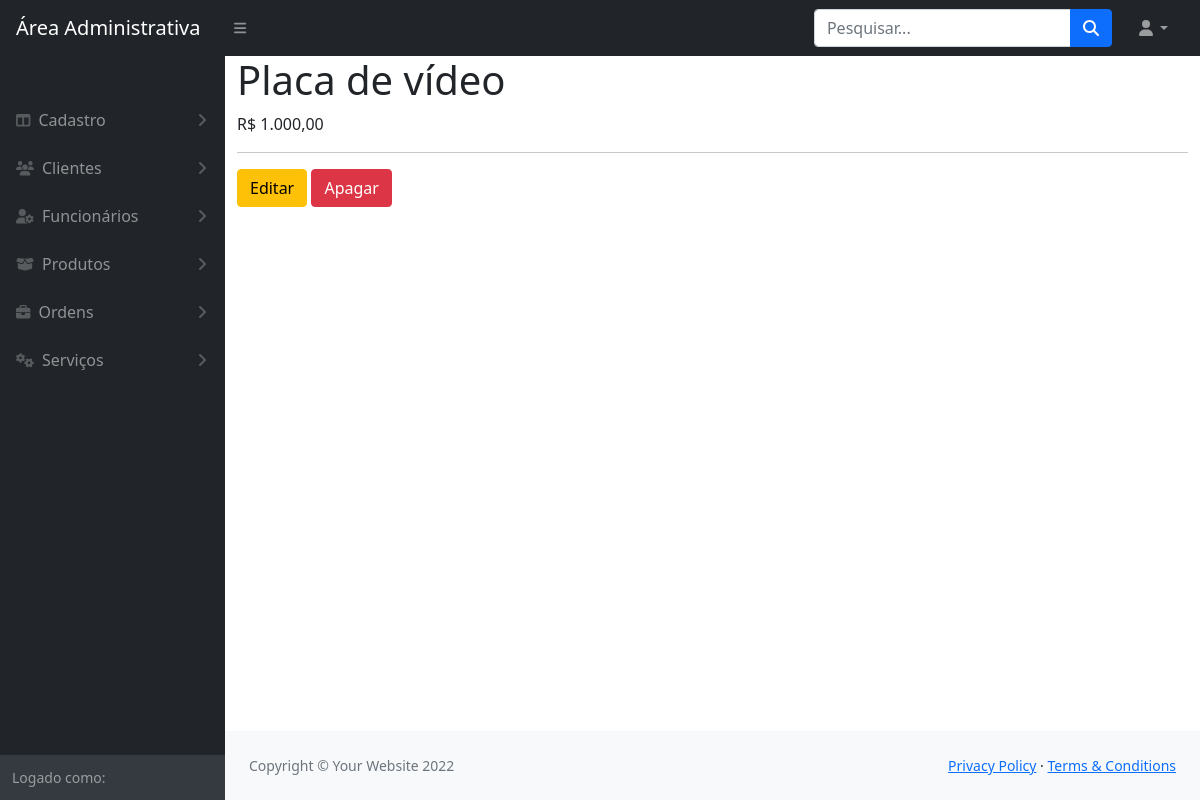
The page /modulos/produtos/visualizar.php?id=1 on the database as committed earlier.
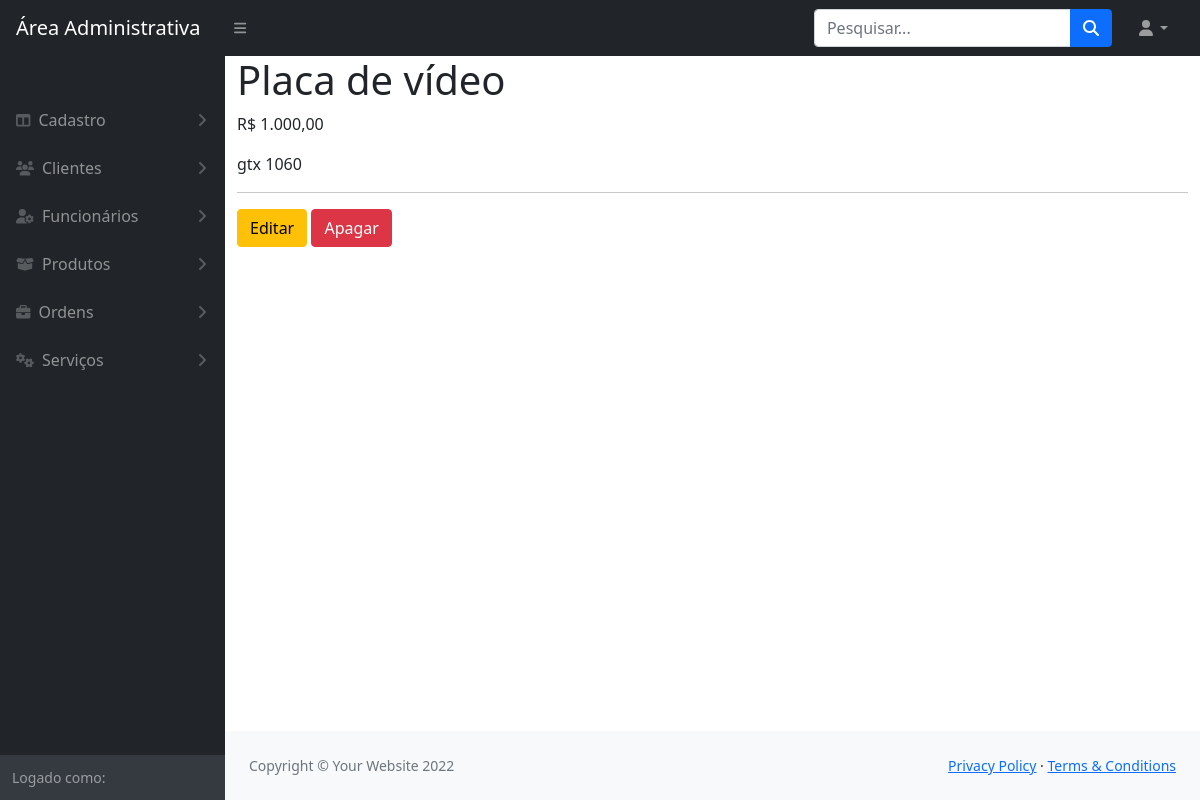
The same page on the database as committed later.
### tables this page shows
CREATE TABLE `produto` (
  `IDPRO` int(11) NOT NULL,
  `nomePRO` varchar(105) NOT NULL,
  `valorPRO` bigint(20) NOT NULL,
  `descricao` text NOT NULL
);

### config.php (called while the page is built, shortened)
<?php
    include_once path('funcoes/conexao.php');
    function links($file)
    {
        return ROOT_PATH . $file;
    }
    function path($file)
    {
        return ROOT_DIR . '/' . $file;
    }

### funcoes/conexao.php (called while the page is built, shortened)
<?php
    function retornaDado($sql)
    {
        $pdo = $GLOBALS['conexaoBanco'];
        $resultado = $pdo->query($sql);
        return $resultado->fetch();
    }
?>

### modulos/produtos/visualizar.php (the view, shortened to what this page needs)
<?php
    include_once '../../config.php';
    if(empty($_GET['id'])){
        header('Location: index.php');
        exit;
    }else{
        $id = $_GET['id'];
    }
    $sql = "SELECT * FROM produto WHERE IDPRO = $id";
    $produto = retornaDado($sql);
?>
<!DOCTYPE html>
<html lang="en">
    <?php include_once path('template/head.php') ?>
    <body class="sb-nav-fixed">
        <?php include_once path('template/navbar.php') ?>
        <div id="layoutSidenav">
            <?php include_once path('template/sidebar.php') ?>
            <div id="layoutSidenav_content">
                <main class="container">
                    <h1><?= $produto['nomePRO'] ?></h1>
                    <p>R$ <?= number_format($produto['valorPRO'], 2, ',', '.') ?></p>
                    <p><?= $produto['descricao'] ?></p>
                    <hr>
                    <a href="editar.php?id=<?= $produto['IDPRO'] ?>" class="btn btn-warning">Editar</a>
                    <a onclick="return confirm('Deseja realmente apagar o produto?')" href="apagar.php?id=<?= $produto['IDPRO'] ?>" class="btn btn-danger">Apagar</a>
                </main>
                <?php include_once path('template/footer.php') ?>
            </div>
        </div>
    </body>
</html>

### template/head.php (shortened to what this page needs)
<head>
    <link href="<?= links('css/styles.css') ?>" rel="stylesheet" />
</head>

### template/navbar.php (shortened to what this page needs)
<nav class="sb-topnav navbar navbar-expand navbar-dark bg-dark">
    <a class="navbar-brand ps-3" href="#!">Área Administrativa</a>
    <button class="btn btn-link btn-sm order-1 order-lg-0 me-4 me-lg-0" id="sidebarToggle" href="#!"><i class="fas fa-bars"></i></button>
    <form class="d-none d-md-inline-block form-inline ms-auto me-0 me-md-3 my-2 my-md-0">
        <div class="input-group">
            <input class="form-control" type="text" placeholder="Pesquisar..." aria-label="Search for..." aria-describedby="btnNavbarSearch" />
            <button class="btn btn-primary" id="btnNavbarSearch" type="button"><i class="fas fa-search"></i></button>
        </div>
    </form>
    <ul class="navbar-nav ms-auto ms-md-0 me-3 me-lg-4">
        <li class="nav-item dropdown">
            <a class="nav-link dropdown-toggle" id="navbarDropdown" href="#" role="button" data-bs-toggle="dropdown" aria-expanded="false"><i class="fas fa-user fa-fw"></i></a>
        </li>
    </ul>
</nav>

### template/sidebar.php (shortened to what this page needs)
<div id="layoutSidenav_nav">
    <nav class="sb-sidenav accordion sb-sidenav-dark" id="sidenavAccordion">
        <div class="sb-sidenav-menu">
            <div class="nav">
                <div class="sb-sidenav-menu-heading"></div>
                <a class="nav-link collapsed" href="#" data-bs-toggle="collapse" data-bs-target="#collapseLayouts" aria-expanded="false" aria-controls="collapseLayouts">
                    <div class="sb-nav-link-icon"><i class="fas fa-columns"></i></div>
                    Cadastro
                    <div class="sb-sidenav-collapse-arrow"><i class="fas fa-angle-down"></i></div>
                </a>
                <a class="nav-link collapsed" href="#" data-bs-toggle="collapse" data-bs-target="#collapseClientes" aria-expanded="false" aria-controls="collapseClientes">
                    <div class="sb-nav-link-icon"><i class="fa-solid fa-users"></i></div>
                        Clientes
                    <div class="sb-sidenav-collapse-arrow"><i class="fas fa-angle-down"></i></div>
                </a>
                <a class="nav-link collapsed" href="#" data-bs-toggle="collapse" data-bs-target="#collapseFuncionario" aria-expanded="false" aria-controls="collapseClientes">
                    <div class="sb-nav-link-icon"><i class="fa-solid fa-user-gear"></i></div>
                        Funcionários
                    <div class="sb-sidenav-collapse-arrow"><i class="fas fa-angle-down"></i></div>
                </a>
                <a class="nav-link collapsed" href="#" data-bs-toggle="collapse" data-bs-target="#collapseProdutos" aria-expanded="false" aria-controls="collapseClientes">
                    <div class="sb-nav-link-icon"><i class="fa-solid fa-box-open"></i></div>
                        Produtos
                    <div class="sb-sidenav-collapse-arrow"><i class="fas fa-angle-down"></i></div>
                </a>
                <a class="nav-link collapsed" href="#" data-bs-toggle="collapse" data-bs-target="#collapseOrdens" aria-expanded="false" aria-controls="collapseClientes">
                    <div class="sb-nav-link-icon"><i class="fa-solid fa-briefcase"></i></div>
                        Ordens
                    <div class="sb-sidenav-collapse-arrow"><i class="fas fa-angle-down"></i></div>
                </a>
                <a class="nav-link collapsed" href="#" data-bs-toggle="collapse" data-bs-target="#collapseServicos" aria-expanded="false" aria-controls="collapseServicos">
                    <div class="sb-nav-link-icon"><i class="fa-solid fa-gears"></i></div>
                        Serviços
                    <div class="sb-sidenav-collapse-arrow"><i class="fas fa-angle-down"></i></div>
                </a>
            </div>
        </div>
        <div class="sb-sidenav-footer">
            <div class="small">Logado como:</div>
        </div>
    </nav>
</div>

### template/footer.php
<footer class="py-4 bg-light mt-auto">
    <div class="container-fluid px-4">
        <div class="d-flex align-items-center justify-content-between small">
            <div class="text-muted">Copyright &copy; Your Website 2022</div>
            <div>
                <a href="#">Privacy Policy</a>
                &middot;
                <a href="#">Terms &amp; Conditions</a>
            </div>
        </div>
    </div>
</footer>

Rows that differ between the two databases and show on the page:
changed produto "Placa de vídeo": descricao (not shown) → "gtx 1060"
